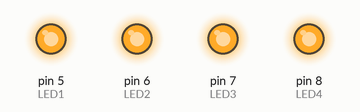
This sketch was run on a simulated Arduino Uno, built with avr-gcc and run on an emulated ATmega328P. Shown: output pins drawn as LEDs (lit = HIGH).

Above: at 1.0 s.
At 3.0 s:
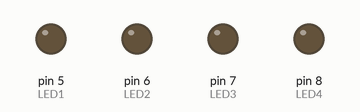
Timing chart, 0 to 5.2 s (numbered marks = the images above):
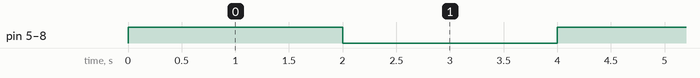

Measured:
- by itself, pin 5 (LED1), pin 6 (LED2), pin 7 (LED3), pin 8 (LED4): alternates HIGH for 2.0 s and LOW for 2.0 s

The sketch:

sketch_aug14a.ino
```cpp
int LED1=5;
int LED2=6;
int LED3=7;
int LED4=8;
int LED5=9;


void setup() {
  // put your setup code here, to run once:
  pinMode(LED1,OUTPUT);
  pinMode(LED2,OUTPUT);
  pinMode(LED3,OUTPUT);
  pinMode(LED4,OUTPUT);
}

void loop() {
  // put your main code here, to run repeatedly:
  digitalWrite(LED1,HIGH);
  digitalWrite(LED2,HIGH);
  digitalWrite(LED3,HIGH);
  digitalWrite(LED4,HIGH);
  delay(2000);
  digitalWrite(LED1,LOW);
  digitalWrite(LED2,LOW);
  digitalWrite(LED3,LOW);
  digitalWrite(LED4,LOW);
  delay(2000);
}
```
